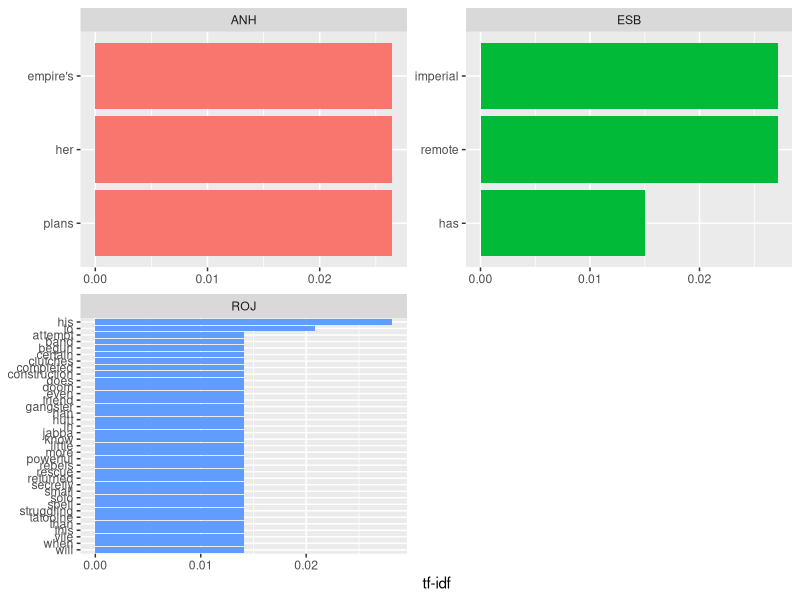
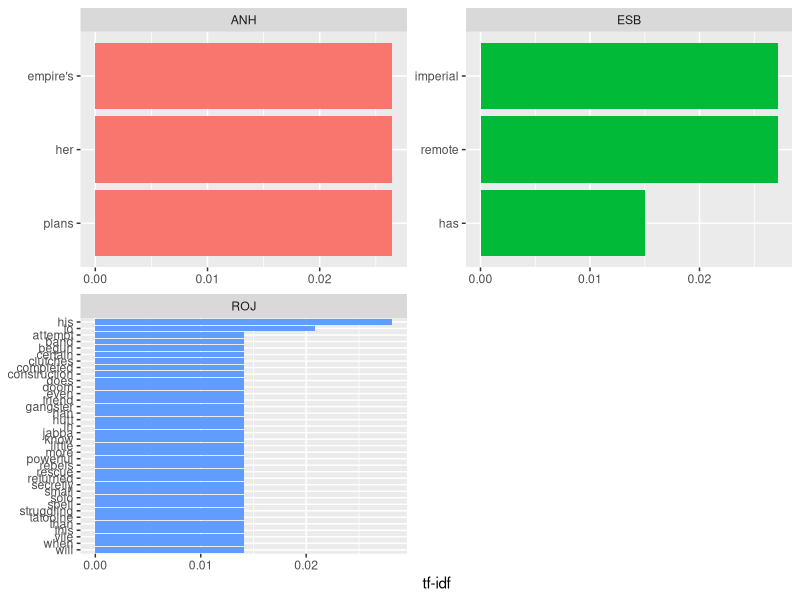

R code for these plots, in order: (Note: this script raises an error after producing the figures.)
require(tidyverse)
require(tidytext)

# I want a function to do the steps of the term frequency - inverse document frequency
# I use this a lot. 


# Sample Data

starwars1 <- tibble (film = c("ANH", "ESB", "ROJ"),
                    text = c("It is a period of civil war. Rebel spaceships, striking from a hidden base, have won their first victory against the evil Galactic Empire. During the battle, Rebel spies managed to steal secret plans to the Empire's ultimate weapon, the DEATH STAR, an armored space station with enough power to destroy an entire planet. Pursued by the Empire's sinister agents, Princess Leia races home aboard her starship, custodian of the stolen plans that can save her people and restore freedom to the galaxy.....",
                             "It is a dark time for the Rebellion. Although the Death Star has been destroyed, Imperial troops have driven the Rebel forces from their hidden base and pursued them across the galaxy. Evading the dreaded Imperial Starfleet, a group of freedom fighters led by Luke Skywalker has established a new secret base on the remote ice world of Hoth. The evil lord Darth Vader, obsessed with finding young Skywalker, has dispatched thousands of remote probes into the far reaches of space....",
                             "Luke Skywalker has returned to his home planet of Tatooine in an attempt to rescue his friend Han Solo from the clutches of the vile gangster Jabba the Hutt. Little does Luke know that the GALACTIC EMPIRE has secretly begun construction on a new armored space station even more powerful than the first dreaded Death Star. When completed, this ultimate weapon will spell certain doom for the small band of rebels struggling to restore freedom to the galaxy...")) %>%
  unnest_tokens(word, text) %>%
  mutate(film = as.factor(film)) %>%
  count(film, word, sort = TRUE) %>%
  ungroup()



# Old workflow to replace:

total_wars <- starwars1 %>%
  group_by(film) %>%
  summarize(total = sum(n))

starwars <- left_join(starwars1, total_wars)

starwars <- starwars %>%
  bind_tf_idf(word, film, n)


# Test
starwars %>%
  arrange(desc(tf_idf)) %>%
  mutate(word = factor(word, levels = rev(unique(word)))) %>%
  group_by(film) %>%
  top_n(3) %>%
  ungroup %>%
  ggplot(aes(word, tf_idf, fill = film)) +
  geom_col(show.legend = FALSE) +
  labs (x = NULL, y = "tf-idf") +
  facet_wrap(~film, ncol = 2, scales = "free") +
  coord_flip()
# this is an ugly chart don't worry about it


# My function:

quick_tf_idf <- function (data, word, grouping_factor) {
  qgv <- enquo(grouping_factor)
  word <- enquo(word)
  step1 <- data %>%
    group_by(!!qgv) %>%
    summarise(total = sum(n))
  step1 <- left_join(data, step1)
  data <- data %>%
    bind_tf_idf (!!word, !!qgv, n)
}

mytest <- quick_tf_idf (starwars1, word, film)

# And my test:
mytest %>%
  arrange(desc(tf_idf)) %>%
  mutate(word = factor(word, levels = rev(unique(word)))) %>%
  group_by(film) %>%
  top_n(3) %>%
  ungroup %>%
  ggplot(aes(word, tf_idf, fill = film)) +
  geom_col(show.legend = FALSE) +
  labs (x = NULL, y = "tf-idf") +
  facet_wrap(~film, ncol = 2, scales = "free") +
  coord_flip()


# My next task is getting this one to work:
# i.e. have the function able to assume 'word' without being told
# But I'm 
starwars <- quick_tf_idf (starwars1, grouping_factor = film)
